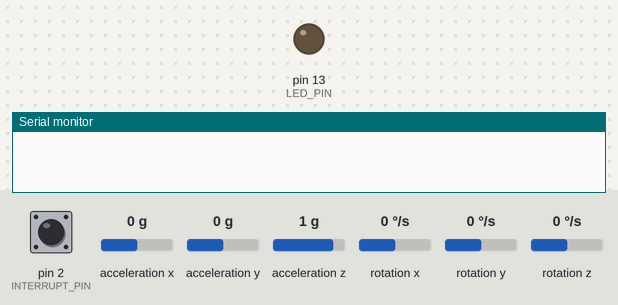
Bench run of a sketch on a simulated Arduino Uno, built with avr-gcc and run on an emulated ATmega328P. On the bench: output pins drawn as LEDs (lit = HIGH), the last lines printed to the serial monitor. Dashed ring = blinking. The inputs (shaded band) are chosen by the test bench; at power-on: rotation z 0 °/s, acceleration x 0 g, acceleration z 1 g, pin 2 (INTERRUPT_PIN) LOW, acceleration y 0 g, rotation x 0 °/s, rotation y 0 °/s. The sensor or clock chip raises its interrupt line as the real part does.

Above: at 0.1 s.
At 1.3 s:
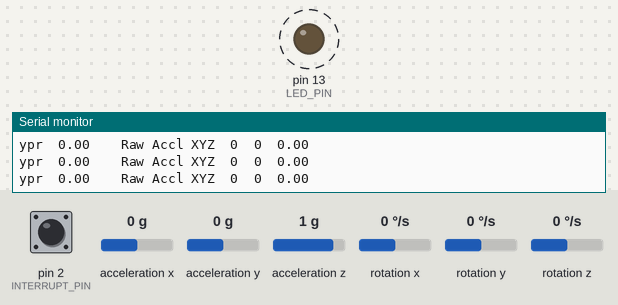
1.8 s: rotation z set to -100 °/s
4.8 s: acceleration x set to -0.8 g
7.8 s: acceleration z set to 0 g
Timing chart, 0 to 16.8 s (numbered marks = the images above; inputs shaded):
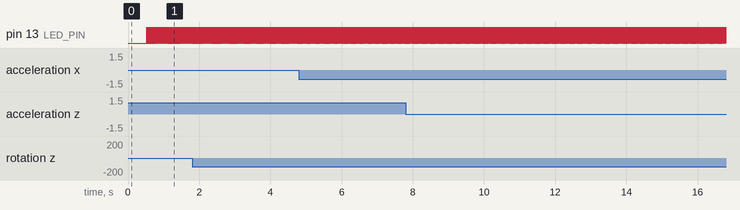

Measured:
- by itself, pin 13 (LED_PIN): alternates HIGH for 0.01 s and LOW for 0.01 s

The sketch:

MPU6050_adjust.ino
```cpp
// I2Cdev and MPU6050 must be installed as libraries, or else the .cpp/.h files
// for both classes must be in the include path of your project
#include "I2Cdev.h"

#include "MPU6050_6Axis_MotionApps_V6_12.h"
//#include "MPU6050.h" // not necessary if using MotionApps include file

// Arduino Wire library is required if I2Cdev I2CDEV_ARDUINO_WIRE implementation
// is used in I2Cdev.h
#if I2CDEV_IMPLEMENTATION == I2CDEV_ARDUINO_WIRE
#include "Wire.h"
#endif

// class default I2C address is 0x68
// specific I2C addresses may be passed as a parameter here
// AD0 low = 0x68 (default for SparkFun breakout and InvenSense evaluation board)
// AD0 high = 0x69
MPU6050 mpu;
//MPU6050 mpu(0x69); // <-- use for AD0 high

/* =========================================================================
   NOTE: In addition to connection 3.3v, GND, SDA, and SCL, this sketch
   depends on the MPU-6050's INT pin being connected to the Arduino's
   external interrupt #0 pin. On the Arduino Uno and Mega 2560, this is
   digital I/O pin 2.
 * ========================================================================= */

// uncomment "OUTPUT_READABLE_YAWPITCHROLL" if you want to see the yaw/
// pitch/roll angles (in degrees) calculated from the quaternions coming
// from the FIFO. Note this also requires gravity vector calculations.
// Also note that yaw/pitch/roll angles suffer from gimbal lock (for
// more info, see: http://en.wikipedia.org/wiki/Gimbal_lock)
#define OUTPUT_READABLE_YAWPITCHROLL

#define INTERRUPT_PIN 2 // use pin 2 on Arduino Uno & most boards
#define LED_PIN 13		// (Arduino is 13, Teensy is 11, Teensy++ is 6)
bool blinkState = false;

// MPU control/status vars
bool dmpReady = false;  // set true if DMP init was successful
uint8_t mpuIntStatus;   // holds actual interrupt status byte from MPU
uint8_t devStatus;		// return status after each device operation (0 = success, !0 = error)
uint16_t packetSize;	// expected DMP packet size (default is 42 bytes)
uint16_t fifoCount;		// count of all bytes currently in FIFO
uint8_t fifoBuffer[64]; // FIFO storage buffer

// orientation/motion vars
Quaternion q;		 // [w, x, y, z]         quaternion container
VectorInt16 aa;		 // [x, y, z]            accel sensor measurements
VectorInt16 gy;		 // [x, y, z]            gyro sensor measurements
VectorFloat gravity; // [x, y, z]            gravity vector
float ypr[3];		 // [yaw, pitch, roll]   yaw/pitch/roll container and gravity vector

// ================================================================
// ===               INTERRUPT DETECTION ROUTINE                ===
// ================================================================

volatile bool mpuInterrupt = false; // indicates whether MPU interrupt pin has gone high
void dmpDataReady()
{
	mpuInterrupt = true;
}

void setup()
{
#if I2CDEV_IMPLEMENTATION == I2CDEV_ARDUINO_WIRE
	Wire.begin();
	Wire.setClock(400000); // 400kHz I2C clock. Comment this line if having compilation difficulties
#endif
	Serial.begin(115200);
	// initialize device
	mpu.initialize();
	pinMode(INTERRUPT_PIN, INPUT);

	devStatus = mpu.dmpInitialize();

	// supply your own gyro offsets here, scaled for min sensitivity
	mpu.setXGyroOffset(51);
	mpu.setYGyroOffset(8);
	mpu.setZGyroOffset(21);
	mpu.setXAccelOffset(1150);
	mpu.setYAccelOffset(-50);
	mpu.setZAccelOffset(1060);
	// make sure it worked (returns 0 if so)
	if (devStatus == 0)
	{
		// Calibration Time: generate offsets and calibrate our MPU6050
		mpu.CalibrateAccel(6);
		mpu.CalibrateGyro(6);
		// Serial.println();
		mpu.PrintActiveOffsets();
		// turn on the DMP, now that it's ready
		mpu.setDMPEnabled(true);

		attachInterrupt(digitalPinToInterrupt(INTERRUPT_PIN), dmpDataReady, RISING);
		mpuIntStatus = mpu.getIntStatus();

		// set our DMP Ready flag so the main loop() function knows it's okay to use it
		dmpReady = true;

		// get expected DMP packet size for later comparison
		packetSize = mpu.dmpGetFIFOPacketSize();
	}

	// configure LED for output
	pinMode(LED_PIN, OUTPUT);
}

// ================================================================
// ===                    MAIN PROGRAM LOOP                     ===
// ================================================================

void loop()
{
	// if programming failed, don't try to do anything
	if (!dmpReady)
		return;

	// wait for MPU interrupt or extra packet(s) available
	while (!mpuInterrupt && fifoCount < packetSize)
	{
		if (mpuInterrupt && fifoCount < packetSize)
		{
			// try to get out of the infinite loop
			fifoCount = mpu.getFIFOCount();
		}
	}

	// reset interrupt flag and get INT_STATUS byte
	mpuInterrupt = false;
	mpuIntStatus = mpu.getIntStatus();

	// get current FIFO count
	fifoCount = mpu.getFIFOCount();

	// check for overflow (this should never happen unless our code is too inefficient)
	if ((mpuIntStatus & _BV(MPU6050_INTERRUPT_FIFO_OFLOW_BIT)) || fifoCount >= 1024)
	{
		// reset so we can continue cleanly
		mpu.resetFIFO();
		fifoCount = mpu.getFIFOCount();
		Serial.println(F("FIFO overflow!"));

		// otherwise, check for DMP data ready interrupt (this should happen frequently)
	}
	else if (mpuIntStatus & _BV(MPU6050_INTERRUPT_DMP_INT_BIT))
	{
		// wait for correct available data length, should be a VERY short wait
		while (fifoCount < packetSize)
			fifoCount = mpu.getFIFOCount();

		// read a packet from FIFO
		mpu.getFIFOBytes(fifoBuffer, packetSize);

		// track FIFO count here in case there is > 1 packet available
		// (this lets us immediately read more without waiting for an interrupt)
		fifoCount -= packetSize;

#ifdef OUTPUT_READABLE_YAWPITCHROLL
		// display Euler angles in degrees
		mpu.dmpGetQuaternion(&q, fifoBuffer);
		mpu.dmpGetGravity(&gravity, &q);
		mpu.dmpGetYawPitchRoll(ypr, &q, &gravity);
		Serial.print("ypr\t");
		Serial.print(cal_omega(ypr[0]));
		Serial.print("\t");
		// Serial.print(ypr[1] * 180 / M_PI);
		// Serial.print("\t");
		// Serial.print(ypr[2] * 180 / M_PI);
		mpu.dmpGetAccel(&aa, fifoBuffer);
		Serial.print("\tRaw Accl XYZ\t");
		Serial.print(aa.x);
		Serial.print("\t");
		Serial.print(aa.y);
		Serial.print("\t");
		Serial.print(cal_angle(-aa.x, aa.y));
		// Serial.print("\t");
		// Serial.print(aa.z);
		// mpu.dmpGetGyro(&gy, fifoBuffer);
		// Serial.print("\tRaw Gyro XYZ\t");
		// Serial.print(gy.x);
		// Serial.print("\t");
		// Serial.print(gy.y);
		// Serial.print("\t");
		// Serial.print(gy.z);
		Serial.println();

#endif

		// blink LED to indicate activity
		blinkState = !blinkState;
		digitalWrite(LED_PIN, blinkState);
	}
}

//计算移动方向角
float cal_angle(float y, float x)
{
	return atan2(int(y / 200) * 200, int(x / 200) * 200);
}

//计算偏航角
float cal_omega(float a)
{
	return (a * 180 / M_PI);
}

float Kp = 0, Ki = 0, Kd = 0;
float error = 0, P = 0, I = 0, D = 0, PID_value = 0;
float previous_error = 0, previous_I = 0;
void calculate_pid(float Kp, float Ki, float Kd, float error, float P, float I, float D, float PID_value, float previous_error, float previous_I)
{
	P = error;
	I = I + previous_I;
	D = error - previous_error;

	PID_value = (Kp * P) + (Ki * I) + (Kd * D);
	// Serial.println(PID_value);

	previous_I = I;
	previous_error = error;
}
```
